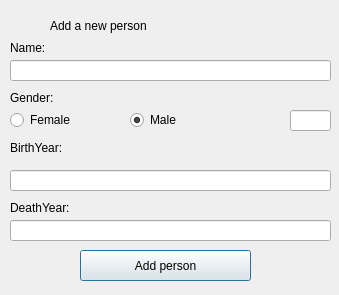
<?xml version="1.0" encoding="UTF-8"?>
<ui version="4.0">
 <class>AddPersonsDialog</class>
 <widget class="QDialog" name="AddPersonsDialog">
  <property name="geometry">
   <rect>
    <x>0</x>
    <y>0</y>
    <width>339</width>
    <height>295</height>
   </rect>
  </property>
  <property name="windowTitle">
   <string>Dialog</string>
  </property>
  <widget class="QLineEdit" name="inputPName">
   <property name="geometry">
    <rect>
     <x>10</x>
     <y>60</y>
     <width>321</width>
     <height>21</height>
    </rect>
   </property>
  </widget>
  <widget class="QLineEdit" name="inputPGender">
   <property name="geometry">
    <rect>
     <x>290</x>
     <y>110</y>
     <width>41</width>
     <height>21</height>
    </rect>
   </property>
  </widget>
  <widget class="QLineEdit" name="inputPBirthYear">
   <property name="geometry">
    <rect>
     <x>10</x>
     <y>170</y>
     <width>321</width>
     <height>21</height>
    </rect>
   </property>
  </widget>
  <widget class="QLineEdit" name="inputPDeathYear">
   <property name="geometry">
    <rect>
     <x>10</x>
     <y>220</y>
     <width>321</width>
     <height>21</height>
    </rect>
   </property>
  </widget>
  <widget class="QLabel" name="labelPName">
   <property name="geometry">
    <rect>
     <x>10</x>
     <y>40</y>
     <width>59</width>
     <height>16</height>
    </rect>
   </property>
   <property name="text">
    <string>Name:</string>
   </property>
  </widget>
  <widget class="QLabel" name="labelGender">
   <property name="geometry">
    <rect>
     <x>10</x>
     <y>90</y>
     <width>59</width>
     <height>16</height>
    </rect>
   </property>
   <property name="text">
    <string>Gender:</string>
   </property>
  </widget>
  <widget class="QLabel" name="labelBirthYear">
   <property name="geometry">
    <rect>
     <x>10</x>
     <y>140</y>
     <width>59</width>
     <height>16</height>
    </rect>
   </property>
   <property name="text">
    <string>BirthYear:</string>
   </property>
  </widget>
  <widget class="QLabel" name="labelDeathYear">
   <property name="geometry">
    <rect>
     <x>10</x>
     <y>200</y>
     <width>71</width>
     <height>16</height>
    </rect>
   </property>
   <property name="text">
    <string>DeathYear:</string>
   </property>
  </widget>
  <widget class="QLabel" name="label">
   <property name="geometry">
    <rect>
     <x>50</x>
     <y>10</y>
     <width>161</width>
     <height>31</height>
    </rect>
   </property>
   <property name="styleSheet">
    <string notr="true">font: 13pt &quot;American Typewriter&quot;;
font: 18pt &quot;.SF NS Text&quot;;</string>
   </property>
   <property name="text">
    <string>Add a new person</string>
   </property>
  </widget>
  <widget class="QPushButton" name="pushButtonAddPerson">
   <property name="geometry">
    <rect>
     <x>80</x>
     <y>250</y>
     <width>171</width>
     <height>31</height>
    </rect>
   </property>
   <property name="text">
    <string>Add person</string>
   </property>
  </widget>
  <widget class="QLabel" name="labelErrorPersonName">
   <property name="geometry">
    <rect>
     <x>50</x>
     <y>40</y>
     <width>281</width>
     <height>19</height>
    </rect>
   </property>
   <property name="text">
    <string/>
   </property>
  </widget>
  <widget class="QLabel" name="labelErrorPersonGender">
   <property name="geometry">
    <rect>
     <x>60</x>
     <y>90</y>
     <width>271</width>
     <height>20</height>
    </rect>
   </property>
   <property name="text">
    <string/>
   </property>
  </widget>
  <widget class="QLabel" name="labelErrorPersonBY">
   <property name="geometry">
    <rect>
     <x>79</x>
     <y>140</y>
     <width>251</width>
     <height>20</height>
    </rect>
   </property>
   <property name="text">
    <string/>
   </property>
  </widget>
  <widget class="QLabel" name="labelErrorPersonDY">
   <property name="geometry">
    <rect>
     <x>80</x>
     <y>190</y>
     <width>251</width>
     <height>16</height>
    </rect>
   </property>
   <property name="text">
    <string/>
   </property>
  </widget>
  <widget class="QRadioButton" name="radioButton1">
   <property name="geometry">
    <rect>
     <x>10</x>
     <y>110</y>
     <width>100</width>
     <height>20</height>
    </rect>
   </property>
   <property name="text">
    <string>Female</string>
   </property>
  </widget>
  <widget class="QRadioButton" name="radioButton2">
   <property name="geometry">
    <rect>
     <x>130</x>
     <y>110</y>
     <width>100</width>
     <height>20</height>
    </rect>
   </property>
   <property name="text">
    <string>Male</string>
   </property>
   <property name="checked">
    <bool>true</bool>
   </property>
  </widget>
 </widget>
 <resources/>
 <connections/>
</ui>
